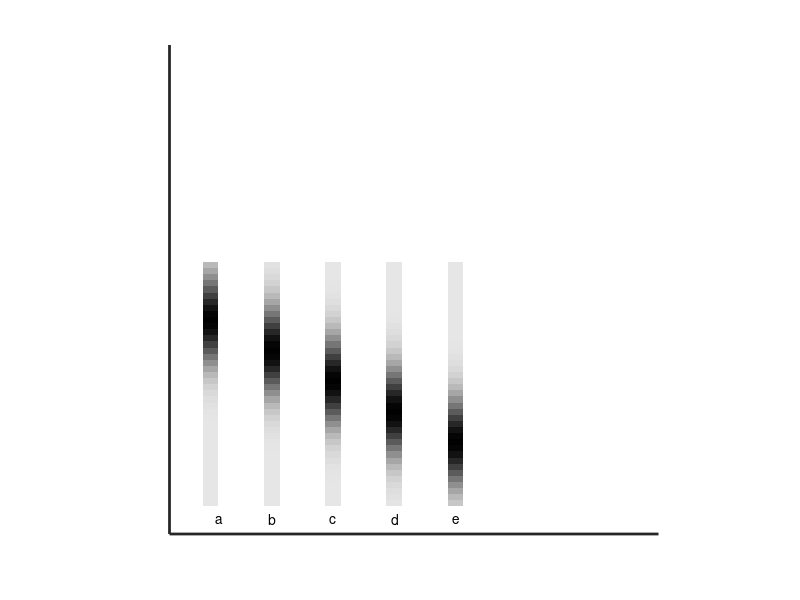

Source code (MATLAB): (Note: this script raises an error after producing the figure.)
% eda03_06
% Normal curves with the same sigma but different means

% the all these column-vectors have 40 rows
L=40;
sigma=5;
d=[1:L]';

% First normal curve
dbar=10;
norm = 1/(sqrt(2*pi)*sigma);
a=norm*exp( -(d-dbar).^2 / (2*sigma^2) ) / (sigma*sqrt(2*pi));

% Second normal curve
dbar=15;
norm = 1/(sqrt(2*pi)*sigma);
b=norm*exp( -(d-dbar).^2 / (2*sigma^2) ) / (sigma*sqrt(2*pi));

% Third normal curve
dbar=20;
norm = 1/(sqrt(2*pi)*sigma);
c=norm*exp( -(d-dbar).^2 / (2*sigma^2) ) / (sigma*sqrt(2*pi));

% Fourth normal curve
dbar=25;
norm = 1/(sqrt(2*pi)*sigma);
dd=norm*exp( -(d-dbar).^2 / (2*sigma^2) ) / (sigma*sqrt(2*pi));

% Fifth normal curve
dbar=30;
norm = 1/(sqrt(2*pi)*sigma);
e=norm*exp( -(d-dbar).^2 / (2*sigma^2) ) / (sigma*sqrt(2*pi));

% Set up graphics
figure(2);
clf;
set(gca,'LineWidth',2);
hold on;
axis([-L/8, 15*L/8, -L/8, 15*L/8]);
axis equal;
set(gca,'XTick',[]); % turn off horizontal axis
set(gca,'YTick',[]); % turn off vertical axis

% black and white color map
bw=0.9*(256-linspace(0,255,256)')/256;
colormap([bw,bw,bw]);
hold on;

% plot the vecror a
range=max(a)-min(a);
if( range == 0.0 )
    range=1;
end
imagesc( [1, L/16], [L-1, 0], (a-min(a))/range);
text(L/16,-L/16,'a');
hold on;

% plot the vecror b
range=max(b)-min(b);
if( range == 0.0 )
    range=1;
end
imagesc( [1+L/4, L/16+L/4], [L-1, 0], (b-min(b))/range);
text(L/32+L/4,-L/16,'b');
hold on;

% plot the vecror c
range=max(c)-min(c);
if( range == 0.0 )
    range=1;
end
imagesc( [1+2*L/4, L/16+2*L/4], [L-1, 0], (c-min(c))/range);
text(L/32+2*L/4,-L/16,'c');
hold on;

% plot the vecror d
range=max(dd)-min(dd);
if( range == 0.0 )
    range=1;
end
imagesc( [1+3*L/4, L/16+3*L/4], [L-1, 0], (dd-min(dd))/range);
text(L/32+3*L/4,-L/16,'d');
hold on;

% plot the vecror e
range=max(e)-min(e);
if( range == 0.0 )
    range=1;
end
imagesc( [1+4*L/4, L/16+4*L/4], [L-1, 0], (e-min(e))/range);
text(L/32+4*L/4,-L/16,'e');
hold on;

% use simple drawing function that encapsulates all the graphics
eda_draw(' ',a,'caption a',b,'caption b',c,'caption c',dd,'caption d',e,'caption e');